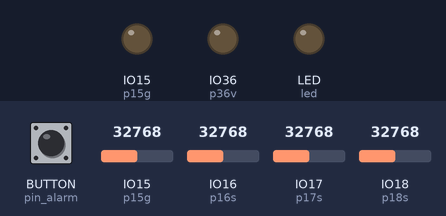
Simulated run of this program. Board: ESP32 board running CircuitPython. On the bench: output pins drawn as LEDs (lit = HIGH). The inputs (shaded band) are chosen by the test bench; at power-on: BUTTON (pin_alarm) HIGH, IO15 (p15g) = 32768, IO16 (p16s) = 32768, IO17 (p17s) = 32768, IO18 (p18s) = 32768 (analog values on the 0–65535 scale). Files the program writes start out absent; deep sleep restarts the program when it ends; what the program prints to the serial console is not drawn.

Above: at 6.6 s.
6.7 s: BUTTON (pin_alarm) pulled LOW for 0.15 s
At 7.22 s:
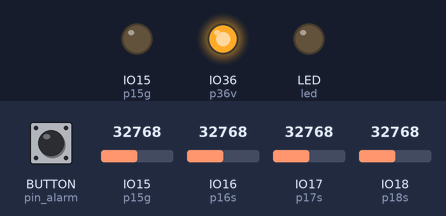
Timing chart, 0 to 9.7 s (numbered marks = the images above; inputs shaded):
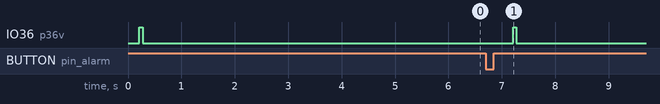

Measured:
- after the input at 6.7 s, IO36 (p36v): LOW → HIGH after 0.51 s, → LOW 0.06 s later

The program:

code.py
```python
# Wemos S2 mini - Analog Sensor
#
# IO18 -- LDR -- IO34  light
# IO17 -- NTC -- IO36  temperature
# IO15 -- 10k -- IO17  voltage
# GND  -- 470k-- IO16  battery
# 5V   -- 680k-- IO16  battery

import time
import board
import digitalio
import analogio
import math
import storage
import alarm

def readTemperature():
  p17s = analogio.AnalogIn(board.IO17)
  p36v = digitalio.DigitalInOut(board.IO36)
  p36v.direction = digitalio.Direction.INPUT
  p36v.pull = digitalio.Pull.UP
  p15g = digitalio.DigitalInOut(board.IO15)
  p15g.direction = digitalio.Direction.INPUT
  p15g.pull = digitalio.Pull.DOWN
  p36v.direction = digitalio.Direction.OUTPUT
  p36v.value = True
  p15g.direction = digitalio.Direction.OUTPUT
  p15g.value = False
  time.sleep(0.01)
  n = 5
  val = 0
  for i in range(n):
    val = val + p17s.value
    time.sleep(0.01)
  v17 = math.ceil(val/n)
  p15g.deinit()
  p36v.deinit()
  p17s.deinit()
  # scaling -40..80 C
  rco  = 10000  # ohm 10040
  t25  = 298.15 # K
  r25  = 10000  # ohm 9970
  beta = 3950   # K 3119
  vu = 3.3-v17/32009*1.60
  vr = (vu/3.3*rco)/(1-vu/3.3)
  vt = 1/(math.log(vr/r25)/beta+1/t25)-273.15
  v17 = vt
  return v17

def readLight():
  save = True
  p18s = analogio.AnalogIn(board.IO18)
  p34g = digitalio.DigitalInOut(board.IO34)
  if save:
    # 165uA use internal pullup resistor
    p34g.direction = digitalio.Direction.INPUT
    p34g.pull = digitalio.Pull.DOWN
  if not save:
    # 330uA don't use internal pullup resistor
    p34g.direction = digitalio.Direction.OUTPUT
    p34g.value = False
  time.sleep(0.01)
  n = 5
  val = 0
  for i in range(n):
    val = val + p18s.value
    time.sleep(0.01)
  v18 = math.ceil(val/n)
  p34g.deinit()
  p18s.deinit()
  # scaling 0..100
  if v18 > 53619:
    v18 = 53619
  if save:
    if v18 < 49990:
      v18 = 49990
    v18 = (53619-v18)/36.29
  if not save:
    v18 = (53619-v18)/536.19
  return v18

def readVoltage():
  p15s = analogio.AnalogIn(board.IO15)
  p36n = digitalio.DigitalInOut(board.IO36)
  p36n.direction = digitalio.Direction.INPUT
  p36n.pull = digitalio.Pull.UP
  p17v = digitalio.DigitalInOut(board.IO17)
  p17v.direction = digitalio.Direction.INPUT
  p17v.pull = digitalio.Pull.UP
  #p17v.direction = digitalio.Direction.OUTPUT
  #p17v.value = True
  time.sleep(0.01)
  n = 10
  val = 0
  for i in range(n):
    val = val + p15s.value
    time.sleep(0.01)
  v15 = math.ceil(val/n)
  p17v.deinit()
  p36n.deinit()
  p15s.deinit()
  # scaling 3.00..3.31 V
  sla = 50906   # adc    52893  50429
  slv = 3.09    # v      3.04   3.09
  sha = 51015   # adc    52784
  shv = 3.315   # v      3.31
  sda = sla-sha #        109
  sdv = shv-slv #        0.27
  vin = shv-sdv/sda*(v15-sha)
  v15 = vin
  return v15

p16s = analogio.AnalogIn(board.IO16)

def readBattery():
  global p16s
  #-- p16s = analogio.AnalogIn(board.IO16)
  n = 10
  val = 0
  for i in range(n):
    val = val + p16s.value
    time.sleep(0.01)
  v16 = math.ceil(val/n)
  #-- p16s.deinit()
  # scaling 6.65 V
  srl = 476000   # kOhm
  srh = 684000   # kOhm
  ul = v16/53619*3.1173
  uh = ul*(srl+srh)/srl
  v16 = ul
  v16 = uh
  return v16

logging = True

if not alarm.wake_alarm and logging:
  try:
    with open("/datalog.txt", "a") as fp:
      fp.write('reset\n')
      fp.flush()
      fp.close()
  except OSError as e:
    print("error log file")

# while True:
if True:
  vBat = readBattery()
  vVcc = readVoltage()
  vTmp = readTemperature()
  vLgt = readLight()
  print(vBat,vVcc,vTmp,vLgt)
  led = digitalio.DigitalInOut(board.LED)
  led.direction = digitalio.Direction.OUTPUT
  led.value = False
  if logging:
    try:
      with open("/datalog.txt", "a") as fp:
        fp.write('{0:f} '.format(vBat))
        fp.write('{0:f} '.format(vVcc))
        fp.write('{0:f} '.format(vTmp))
        fp.write('{0:f}\n'.format(vLgt))
        fp.flush()
        fp.close()
    except OSError as e:
      print("error log file")
    time.sleep(5)
  led.deinit()
  time.sleep(0.1)

time_alarm = alarm.time.TimeAlarm(monotonic_time=time.monotonic() + 58.938)
pin_alarm = alarm.pin.PinAlarm(pin=board.BUTTON, value=False, pull=True)
alarm.exit_and_deep_sleep_until_alarms(time_alarm, pin_alarm)
```
